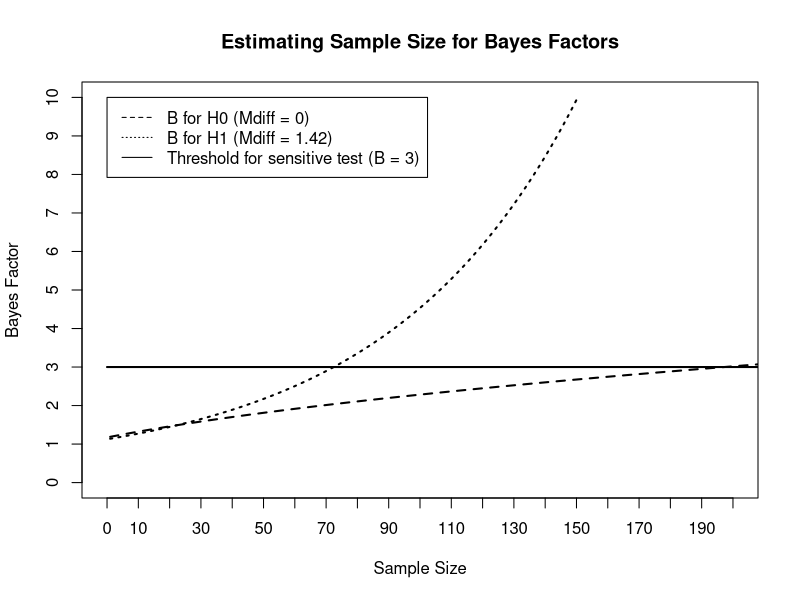

Source code (R):
# Estimating sample size
# Instructions from: https://www.youtube.com/watch?v=10Lsm_o_GRg



## Run the Dienes & McLatchie Bayes factor calculator
Bft<-function(sd, obtained, dfdata, meanoftheory, sdtheory, dftheory, tail = 2)
{
  area <- 0
  normarea <- 0
  theta <- meanoftheory - 10 * sdtheory
  incr <- sdtheory/200
  for (A in -2000:2000){
    theta <- theta + incr
    dist_theta <- dt((theta-meanoftheory)/sdtheory, df=dftheory)
    if(identical(tail, 1)){
      if (theta <= 0){
        dist_theta <- 0
      } else {
        dist_theta <- dist_theta * 2
      }
    }
    height <- dist_theta * dt((obtained-theta)/sd, df = dfdata)
    area <- area + height * incr
    normarea <- normarea + dist_theta*incr
  }
  LikelihoodTheory <- area/normarea
  Likelihoodnull <- dt(obtained/sd, df = dfdata)
  BayesFactor <- LikelihoodTheory/Likelihoodnull
  BayesFactor
}




# Example data from Gerontology Article:
# Bunce, Batterham & Mackinnon (2018)
# reported that non-frail adults (M=11.53, SD=3.52, N=304) recalled significantly more names of animals than frail adults (M=10.11, SD=3.20, N=154), 
# t(456)=4.20, p<.001

# Need: SE from a previous study 
bunce.se <- (11.53-10.11) / 4.20 # 0.3380952, calculated from Mdif / t

# Need: N from previous study 
bunce.n <- 304 + 154 # 458

#Predicted effect size for H1 
bunce.mdif <- 11.53-10.11 # 1.42
obtain.h1 <- bunce.mdif

# Predicted effect size for H0 (here = 0)
obtain.h0 <- 0


## Sample size estimation

# Number of subjects we are willing to test
n = seq(10, 250, 1)

# standard error of the estimate based on the obtained SD
se_diff = (bunce.se)*sqrt(bunce.n/n) # the standard error varies as the square root of n, or in this case, the change in the magnitude of n

# Calculate B for different sample sizes for H0
x <- 1/Bft(se_diff , obtain.h0  , n-1, meanoftheory=0, sdtheory=bunce.mdif, dftheory=100000, tail=1)
x # 207 participants = 3.005284

# Calculate B for different sample sizes for H1
y <- Bft(se_diff , obtain.h1  , n-1, meanoftheory=0, sdtheory=bunce.mdif, dftheory=100000, tail=1)
y # 82 participants = 3.025246



# plot H1 uniform

plot(x = x,
     type = "l",                            # Specify that you want to plot a line graph
     lwd = 2,                               # Thickness of line
     lty = 2,
     col = "black",                          # Colour of line
     xlim=c(0,200),                          # Set limit of x-axis
     ylim=c(0,10),                         # Set limit of y-axis
     frame.plot=TRUE,                       # Do plot the frame of the graph
     xlab="Sample Size",                    # Title for x-axis
     ylab= "Bayes Factor",                             # Title for y-axis
     axes = FALSE,                          # Don't plot the scales by default
     main=paste("Estimating Sample Size for Bayes Factors"))     # Main title
segments(0, 3, 250, 3, col= 'black', lwd=2, lty=1)          # Add a black horizontal line
lines(y[y<10 ], lwd=2, lty=3)
Axis(side=1,at=seq(0, 200, by = 10))
Axis(side=2,at=seq(0,10, by=1))
legend(0,10,legend=c("B for H0 (Mdiff = 0)","B for H1 (Mdiff = 1.42)", "Threshold for sensitive test (B = 3)"),
       text.col="black", lty = c(2,3,1))

dev.copy(png,'Estimating Sample Size Based on Bunce et al 2018.png')             # Save whatever is in displayed in the plot viewer in my wd
dev.off()
